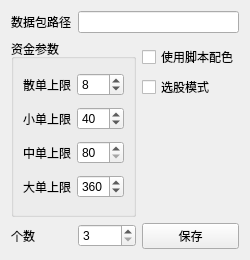
<?xml version="1.0" encoding="UTF-8"?>
<ui version="4.0">
 <class>Form</class>
 <widget class="QWidget" name="Form">
  <property name="geometry">
   <rect>
    <x>0</x>
    <y>0</y>
    <width>239</width>
    <height>260</height>
   </rect>
  </property>
  <property name="windowTitle">
   <string>Form</string>
  </property>
  <layout class="QGridLayout" name="gridLayout_2">
   <item row="4" column="2">
    <spacer name="verticalSpacer">
     <property name="orientation">
      <enum>Qt::Vertical</enum>
     </property>
     <property name="sizeHint" stdset="0">
      <size>
       <width>20</width>
       <height>134</height>
      </size>
     </property>
    </spacer>
   </item>
   <item row="1" column="0" rowspan="5" colspan="2">
    <widget class="QGroupBox" name="groupBox">
     <property name="title">
      <string>资金参数</string>
     </property>
     <layout class="QGridLayout" name="gridLayout">
      <item row="0" column="0">
       <widget class="QLabel" name="label">
        <property name="text">
         <string>散单上限</string>
        </property>
       </widget>
      </item>
      <item row="0" column="1">
       <widget class="QSpinBox" name="spinBox1">
        <property name="minimum">
         <number>4</number>
        </property>
        <property name="maximum">
         <number>10</number>
        </property>
        <property name="value">
         <number>8</number>
        </property>
       </widget>
      </item>
      <item row="1" column="0">
       <widget class="QLabel" name="label_2">
        <property name="text">
         <string>小单上限</string>
        </property>
       </widget>
      </item>
      <item row="1" column="1">
       <widget class="QSpinBox" name="spinBox2">
        <property name="minimum">
         <number>20</number>
        </property>
        <property name="maximum">
         <number>50</number>
        </property>
        <property name="value">
         <number>40</number>
        </property>
       </widget>
      </item>
      <item row="2" column="0">
       <widget class="QLabel" name="label_3">
        <property name="text">
         <string>中单上限</string>
        </property>
       </widget>
      </item>
      <item row="2" column="1">
       <widget class="QSpinBox" name="spinBox3">
        <property name="minimum">
         <number>80</number>
        </property>
        <property name="maximum">
         <number>120</number>
        </property>
       </widget>
      </item>
      <item row="3" column="0">
       <widget class="QLabel" name="label_4">
        <property name="text">
         <string>大单上限</string>
        </property>
       </widget>
      </item>
      <item row="3" column="1">
       <widget class="QSpinBox" name="spinBox4">
        <property name="minimum">
         <number>200</number>
        </property>
        <property name="maximum">
         <number>500</number>
        </property>
        <property name="value">
         <number>360</number>
        </property>
       </widget>
      </item>
     </layout>
    </widget>
   </item>
   <item row="0" column="0">
    <widget class="QLabel" name="label_6">
     <property name="text">
      <string>数据包路径</string>
     </property>
    </widget>
   </item>
   <item row="0" column="1" colspan="2">
    <widget class="QLineEdit" name="filePath"/>
   </item>
   <item row="2" column="2">
    <widget class="QCheckBox" name="checkBox">
     <property name="text">
      <string>使用脚本配色</string>
     </property>
    </widget>
   </item>
   <item row="3" column="2">
    <widget class="QCheckBox" name="selectStock">
     <property name="text">
      <string>选股模式</string>
     </property>
    </widget>
   </item>
   <item row="6" column="0">
    <widget class="QLabel" name="label_5">
     <property name="text">
      <string>个数</string>
     </property>
    </widget>
   </item>
   <item row="6" column="2">
    <widget class="QPushButton" name="save">
     <property name="text">
      <string>保存</string>
     </property>
    </widget>
   </item>
   <item row="6" column="1">
    <widget class="QSpinBox" name="spinBox">
     <property name="minimum">
      <number>3</number>
     </property>
     <property name="maximum">
      <number>4</number>
     </property>
    </widget>
   </item>
  </layout>
 </widget>
 <resources/>
 <connections/>
</ui>
